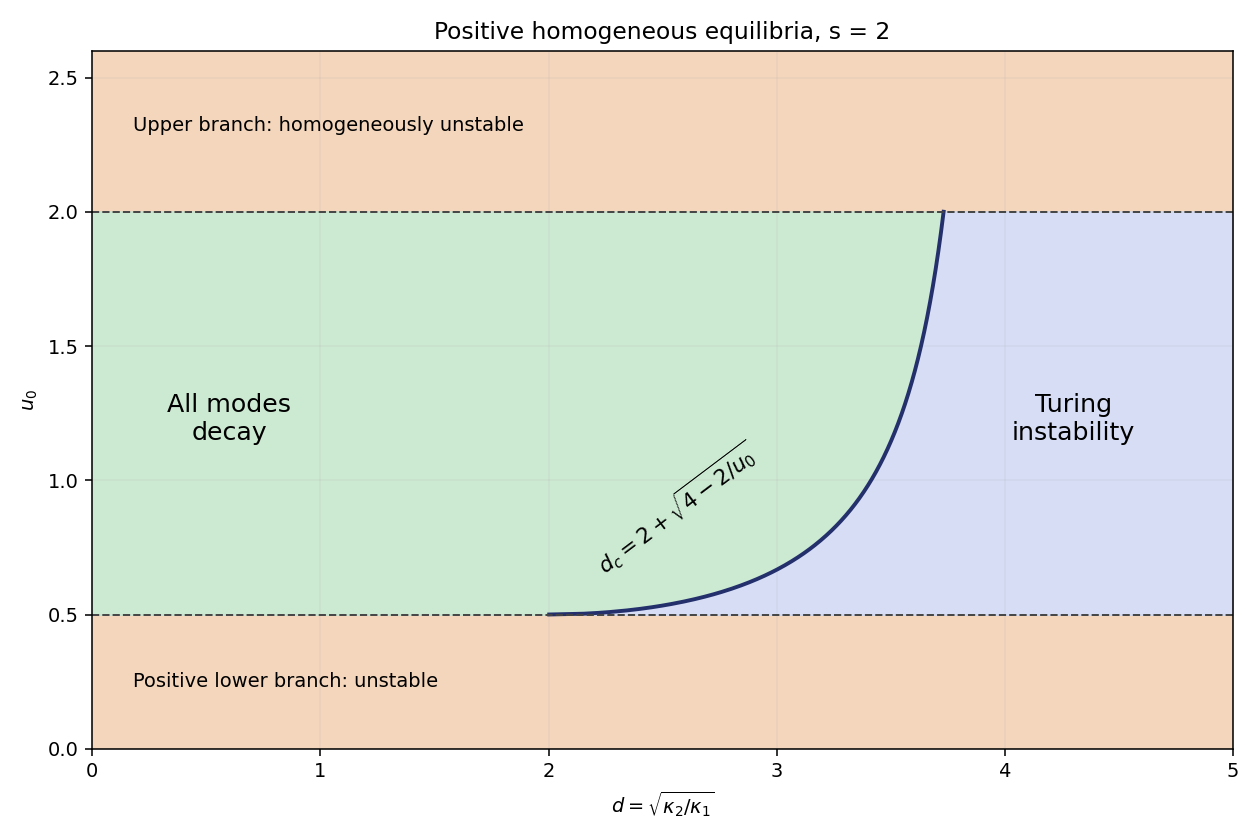

The script that saved this image:
"""Original stability diagram; Python 3.14, NumPy 2.3.5, Matplotlib 3.10.7.
Writes paper-3-turing.png to caller CWD; honors caller MPLCONFIGDIR.
"""
import numpy as np
import matplotlib
matplotlib.use('Agg')
import matplotlib.pyplot as plt
fig, ax=plt.subplots(figsize=(9,6),dpi=140,facecolor='white')
u=np.linspace(.500001,2,500);dc=2+np.sqrt(4-2/u)
ax.axhspan(0,.5,color='#f3d6bb');ax.axhspan(2,2.6,color='#f3d6bb')
ax.fill_betweenx(u,0,dc,color='#cce9d2');ax.fill_betweenx(u,dc,5,color='#d6ddf5')
ax.plot(dc,u,color='#23306c',lw=2,label='Neutral spatial mode')
for y in [.5,2]:ax.axhline(y,color='#444',ls='--',lw=1)
ax.text(.18,.23,'Positive lower branch: unstable',fontsize=10)
ax.text(.18,2.3,'Upper branch: homogeneously unstable',fontsize=10)
ax.text(.6,1.15,'All modes\ndecay',ha='center',fontsize=13)
ax.text(4.3,1.15,'Turing\ninstability',ha='center',fontsize=13)
ax.text(2.18,.65,r'$d_c=2+\sqrt{4-2/u_0}$',rotation=37,fontsize=11)
ax.set(xlim=(0,5),ylim=(0,2.6),xlabel=r'$d=\sqrt{\kappa_2/\kappa_1}$',ylabel=r'$u_0$',title='Positive homogeneous equilibria, s = 2')
ax.grid(alpha=.15);fig.tight_layout();fig.savefig('paper-3-turing.png',facecolor='white',transparent=False)
